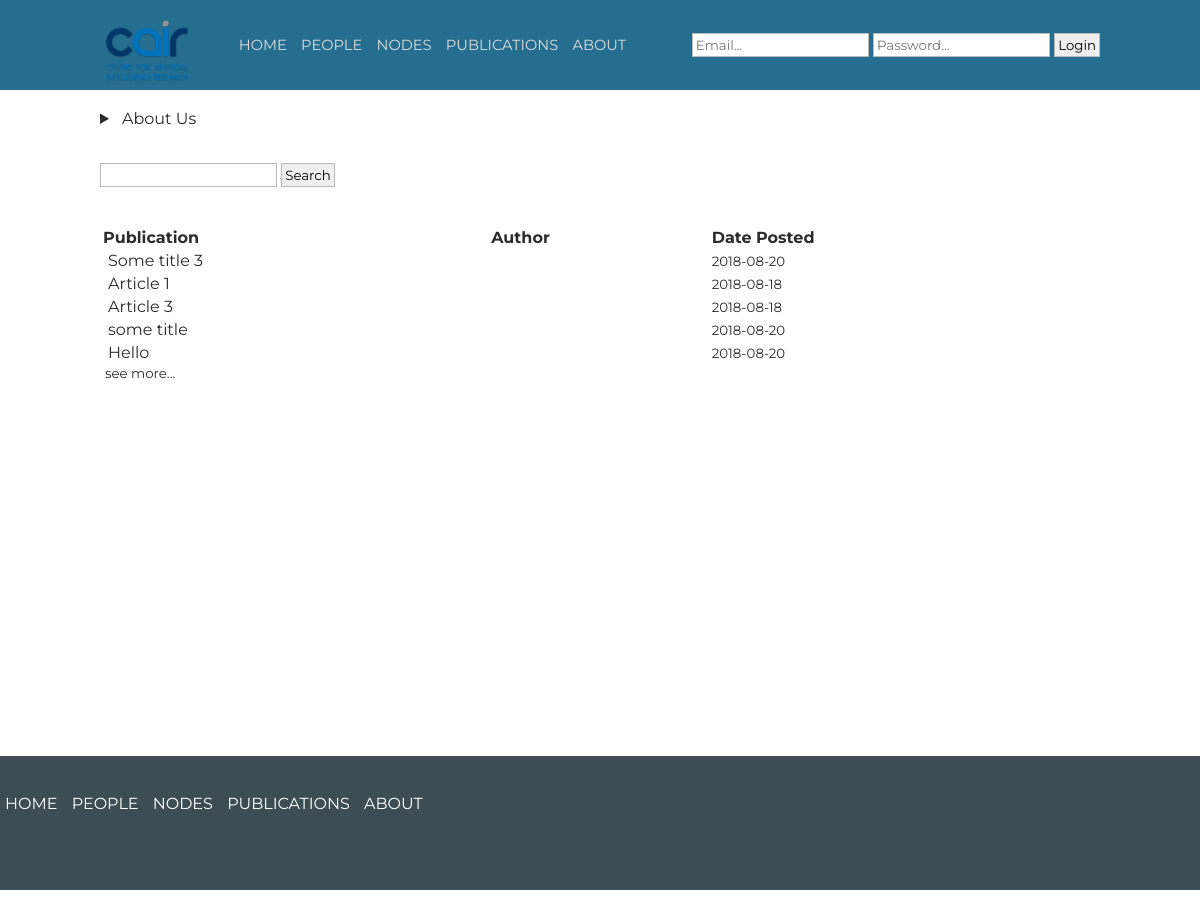
The page / on the database its author committed.
### tables this page shows
CREATE TABLE `articles` (
  `article_id` int(11) NOT NULL,
  `article_title` varchar(255) NOT NULL,
  `article_author` varchar(255) NOT NULL,
  `article_content` text NOT NULL,
  `article_timestamp` int(11) NOT NULL,
  `article_url` varchar(255) NOT NULL
);

### assets/php/fetch_data.php (called while the page is built, shortened)
<?php
    include './assets/php/connection.php';
    $articles = array();
    $query = "SELECT * FROM articles";
    $articles_from_db = mysqli_query($dbc, $query);
?>

### assets/php/classes/article.php (called while the page is built, shortened)
<?php
    class Article{
        var $id;
        var $title;
        var $date;
        function __construct(){
            $this -> id = null;
            $this -> title = 'Untitled';
            $this -> date = new DateTime();
        }
        function set_details($id, $title, $authors, $abstract, $date, $url){
            $this->id = $id;
            $this->title = $title;
            $this->date = $date;
        }
        function get_id(){
            return $this->id;
        }
        function get_title(){
            return $this->title;
        }
        function get_date(){
            return $this->date;
        }
    }
?>

### index.php (the view, shortened to what this page needs)
    <html lang="en">
    <head>
        <?php include './assets/php/dependencies.php';
?>
    </head>
    <body>
        <div class = "container">
        <?php include './assets/php/header.php';?>
            <br>
            <details>
                <summary><a>About Us</a></summary>
                <br>
                <br>
            </details>
            <div>
                <br>
                <table style="width: 100%">
                    <tr>
                        <th style="text-align: left;">Publication</th>
                        <th style="text-align: left;">Author</th>
                        <th style="text-align: left;">Date Posted</th>
                        <th style="text-align: left;"></th>
                    </tr>
                    <div>
                        <form method="GET" action="" id="searchform">
                            <input type="text" name="search" placeholder="">
                            <input type="submit" name="action" value="Search">
                        </form>
                    </div>
                    <br>
                    <br>
                    <?php
			$count = 0;
			foreach ($articles as $article):
			?>
                        <tr>
                            <td><a href="article.php?id=<?php echo $article->get_id();?>"><?php echo $article->get_title(); ?>
				</a></td>
                            <td> <?php
                                ?></td>
                            <td><small><?php echo date("Y-m-d",$article->get_date());?> </small>
                                <?php $count++;	if ($count >= 5) break;?>
                            </td>
                        </tr>
                        <?php endforeach;?>
                </table>
                <small><a href="publications.php">see more...</a></small>
                <br>
                <br>
                <br>
                </div>
        </div>
                        <?php include './assets/php/footer.php';?>
    </body>
    </html>

### assets/css/layout.css (style rules this page uses)
body, html { width: calc(100%); height: calc(100% - 90px); overflow-x: hidden; position: absolute; top: 0px; left: 0px; margin: 0px; padding: 0px; padding-top: 90px; color: #2b2b2b; }
* { font-family: 'Montserrat', sans-serif; }
a { text-decoration: none; color: inherit; margin-left: 5px; margin-right: 5px; }
input { padding: 3px; border: 0px; border: 1px solid #bbb; }
.container { position: relative; padding-left: 100px; padding-right: 100px; width: calc(100% - 200px); min-height: calc(100% - 150px - 50px); padding-bottom: 50px; }

### rows shown on the page
articles: article_title "Some title 3", article_timestamp "2018-08-20"
articles: article_title "Article 1", article_timestamp "2018-08-18"
articles: article_title "Article 3", article_timestamp "2018-08-18"
articles: article_title "some title", article_timestamp "2018-08-20"
articles: article_title "Hello", article_timestamp "2018-08-20"
